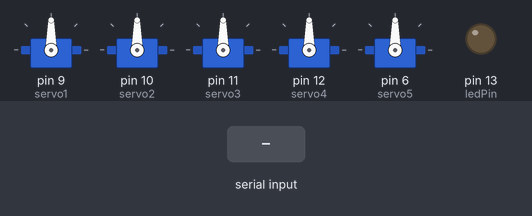
A sketch run on a simulated Arduino Uno, built with avr-gcc and run on an emulated ATmega328P. Parts: 5 × servo, output pins drawn as LEDs (lit = HIGH). Inputs (shaded band) come from the test bench. What the sketch prints to the serial monitor is not drawn.

Above: at 1.2 s.
1.3 s: "L" received over Serial
At 1.7 s:
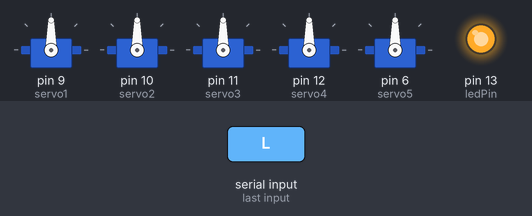
2.8 s: "l" received over Serial
At 4.0 s:
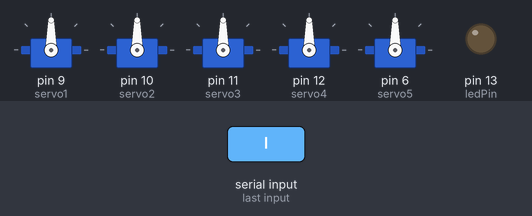
Timing chart, 0 to 5.8 s (numbered marks = the images above; inputs shaded):
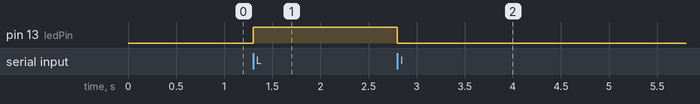

The sketch:

robotarm_conversion.ino
```cpp
#include <Servo.h>

Servo servo1;
Servo servo2;
Servo servo3;
Servo servo4;
Servo servo5;

int ledPin = 13;
char command;
int pos1 = 90; // Initial position for servo1
int pos2 = 90; // Initial position for servo2
int pos3 = 90; // Initial position for servo3
int pos4 = 90; // Initial position for servo4
int pos5 = 90; // Initial position for servo5

void setup() {
  servo1.attach(9); // Attach servo1 to pin 9
  servo2.attach(10); // Attach servo2 to pin 10
  servo3.attach(11); // Attach servo3 to pin 11
  servo4.attach(12); // Attach servo4 to pin 12
  servo5.attach(6);  // Attach servo5 to pin 6
  pinMode(ledPin, OUTPUT);
  Serial.begin(9600); // Initialize serial communication
  Serial.println("Arduino is ready.");
}

void loop() {
  if (Serial.available() > 0) {
    command = Serial.read(); // Read the incoming command from the computer
    executeCommand(command);
  }
}

void executeCommand(char cmd) {
  switch (cmd) {
    case 'A':
      moveServo(servo1, pos1, 5); // Increase servo1 angle by 5 degrees
      break;
    case 'B':
      moveServo(servo1, pos1, -5); // Decrease servo1 angle by 5 degrees
      break;
    case 'C':
      // Implement similar control for other servos (servo2, servo3, servo4, servo5)
      break;
    case 'L':
      digitalWrite(ledPin, HIGH); // Turn on LED
      break;
    case 'l':
      digitalWrite(ledPin, LOW); // Turn off LED
      break;
    default:
      // Invalid command, do nothing
      break;
  }
}

void moveServo(Servo &servo, int &position, int increment) {
  position = constrain(position + increment, 0, 180);
  servo.write(position);
}
```

Measured:
- after the input at 1.3 s, pin 13 (ledPin): LOW → HIGH at once
- after the input at 2.8 s, pin 13 (ledPin): HIGH → LOW at once
